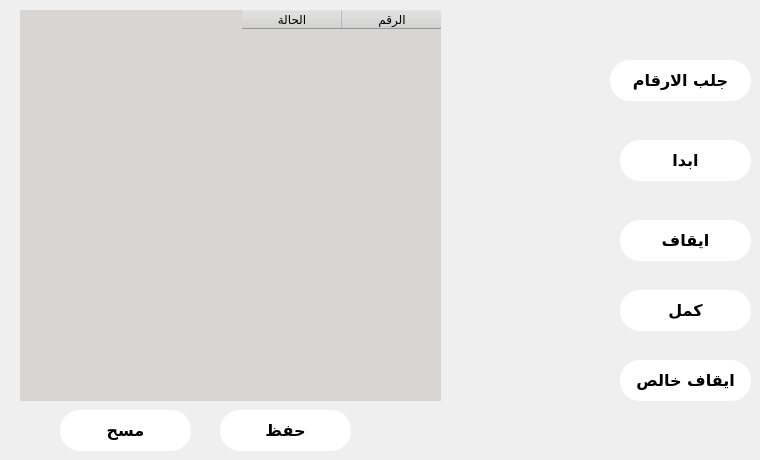
    <widget class="QWidget" name="tab_2">
     <attribute name="title">
      <string/>
     </attribute>
     <widget class="QTableWidget" name="tableWidget_2">
      <property name="geometry">
       <rect>
        <x>20</x>
        <y>10</y>
        <width>421</width>
        <height>391</height>
       </rect>
      </property>
      <property name="layoutDirection">
       <enum>Qt::RightToLeft</enum>
      </property>
      <property name="autoFillBackground">
       <bool>false</bool>
      </property>
      <property name="styleSheet">
       <string notr="true">border: none;
background-color: #d7d6d5;
</string>
      </property>
      <property name="textElideMode">
       <enum>Qt::ElideRight</enum>
      </property>
      <column>
       <property name="text">
        <string>الرقم</string>
       </property>
      </column>
      <column>
       <property name="text">
        <string>الحالة</string>
       </property>
      </column>
     </widget>
     <widget class="QPushButton" name="pushButton_9">
      <property name="geometry">
       <rect>
        <x>610</x>
        <y>60</y>
        <width>141</width>
        <height>41</height>
       </rect>
      </property>
      <property name="font">
       <font>
        <family>Almarai</family>
        <pointsize>12</pointsize>
        <weight>75</weight>
        <bold>true</bold>
       </font>
      </property>
      <property name="cursor">
       <cursorShape>PointingHandCursor</cursorShape>
      </property>
      <property name="styleSheet">
       <string notr="true">border-radius: 20px;
background-color: rgb(255, 255, 255);
</string>
      </property>
      <property name="text">
       <string>جلب الارقام</string>
      </property>
      <property name="iconSize">
       <size>
        <width>200</width>
        <height>50</height>
       </size>
      </property>
     </widget>
     <widget class="QPushButton" name="pushButton_7">
      <property name="geometry">
       <rect>
        <x>620</x>
        <y>140</y>
        <width>131</width>
        <height>41</height>
       </rect>
      </property>
      <property name="font">
       <font>
        <family>Almarai</family>
        <pointsize>12</pointsize>
        <weight>75</weight>
        <bold>true</bold>
       </font>
      </property>
      <property name="cursor">
       <cursorShape>PointingHandCursor</cursorShape>
      </property>
      <property name="styleSheet">
       <string notr="true">border-radius: 20px;
background-color: rgb(255, 255, 255);
</string>
      </property>
      <property name="text">
       <string>ابدا</string>
      </property>
      <property name="iconSize">
       <size>
        <width>200</width>
        <height>50</height>
       </size>
      </property>
     </widget>
     <widget class="QPushButton" name="pushButton_10">
      <property name="geometry">
       <rect>
        <x>620</x>
        <y>220</y>
        <width>131</width>
        <height>41</height>
       </rect>
      </property>
      <property name="font">
       <font>
        <family>Almarai</family>
        <pointsize>12</pointsize>
        <weight>75</weight>
        <bold>true</bold>
       </font>
      </property>
      <property name="cursor">
       <cursorShape>PointingHandCursor</cursorShape>
      </property>
      <property name="styleSheet">
       <string notr="true">border-radius: 20px;
background-color: rgb(255, 255, 255);
</string>
      </property>
      <property name="text">
       <string>ايقاف</string>
      </property>
      <property name="iconSize">
       <size>
        <width>200</width>
        <height>50</height>
       </size>
      </property>
     </widget>
     <widget class="QPushButton" name="pushButton_11">
      <property name="geometry">
       <rect>
        <x>620</x>
        <y>290</y>
        <width>131</width>
        <height>41</height>
       </rect>
      </property>
      <property name="font">
       <font>
        <family>Almarai</family>
        <pointsize>12</pointsize>
        <weight>75</weight>
        <bold>true</bold>
       </font>
      </property>
      <property name="cursor">
       <cursorShape>PointingHandCursor</cursorShape>
      </property>
      <property name="styleSheet">
       <string notr="true">border-radius: 20px;
background-color: rgb(255, 255, 255);
</string>
      </property>
      <property name="text">
       <string>كمل</string>
      </property>
      <property name="iconSize">
       <size>
        <width>200</width>
        <height>50</height>
       </size>
      </property>
     </widget>
     <widget class="QPushButton" name="pushButton_12">
      <property name="geometry">
       <rect>
        <x>620</x>
        <y>360</y>
        <width>131</width>
        <height>41</height>
       </rect>
      </property>
      <property name="font">
       <font>
        <family>Almarai</family>
        <pointsize>12</pointsize>
        <weight>75</weight>
        <bold>true</bold>
       </font>
      </property>
      <property name="cursor">
       <cursorShape>PointingHandCursor</cursorShape>
      </property>
      <property name="styleSheet">
       <string notr="true">border-radius: 20px;
background-color: rgb(255, 255, 255);
</string>
      </property>
      <property name="text">
       <string>ايقاف خالص</string>
      </property>
      <property name="iconSize">
       <size>
        <width>200</width>
        <height>50</height>
       </size>
      </property>
     </widget>
     <widget class="QPushButton" name="pushButton_13">
      <property name="geometry">
       <rect>
        <x>220</x>
        <y>410</y>
        <width>131</width>
        <height>41</height>
       </rect>
      </property>
      <property name="font">
       <font>
        <family>Almarai</family>
        <pointsize>12</pointsize>
        <weight>75</weight>
        <bold>true</bold>
       </font>
      </property>
      <property name="cursor">
       <cursorShape>PointingHandCursor</cursorShape>
      </property>
      <property name="styleSheet">
       <string notr="true">border-radius: 20px;
background-color: rgb(255, 255, 255);
</string>
      </property>
      <property name="text">
       <string>حفظ</string>
      </property>
      <property name="iconSize">
       <size>
        <width>200</width>
        <height>50</height>
       </size>
      </property>
     </widget>
     <widget class="QPushButton" name="pushButton_14">
      <property name="geometry">
       <rect>
        <x>60</x>
        <y>410</y>
        <width>131</width>
        <height>41</height>
       </rect>
      </property>
      <property name="font">
       <font>
        <family>Almarai</family>
        <pointsize>12</pointsize>
        <weight>75</weight>
        <bold>true</bold>
       </font>
      </property>
      <property name="cursor">
       <cursorShape>PointingHandCursor</cursorShape>
      </property>
      <property name="styleSheet">
       <string notr="true">border-radius: 20px;
background-color: rgb(255, 255, 255);
</string>
      </property>
      <property name="text">
       <string>مسح</string>
      </property>
      <property name="iconSize">
       <size>
        <width>200</width>
        <height>50</height>
       </size>
      </property>
     </widget>
    </widget>
